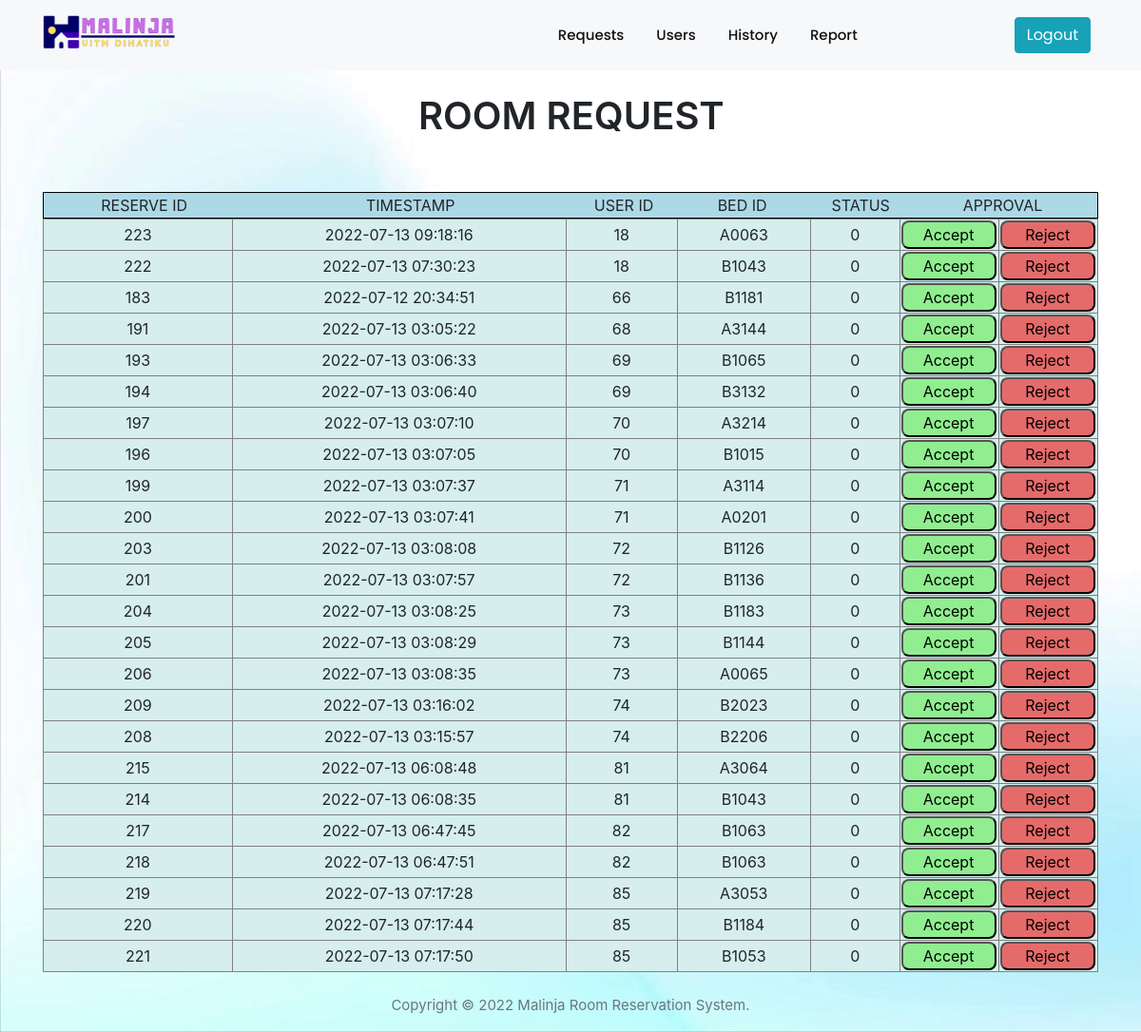
Page /admin (signed in) on the committed database.
### tables this page shows
CREATE TABLE `reserve` (
  `reserve_id` int(11) NOT NULL,
  `timestamp` timestamp NOT NULL DEFAULT current_timestamp() ON UPDATE current_timestamp(),
  `user_id` int(11) NOT NULL,
  `bed_id` varchar(5) NOT NULL,
  `status` int(11) NOT NULL DEFAULT 0
);

### admin/index.php (the view, shortened to what this page needs)
<!DOCTYPE html>
<html lang="en">
<head>
  <link rel="stylesheet" href="vendors/owl-carousel/css/owl.carousel.min.css">
  <link rel="stylesheet" href="vendors/owl-carousel/css/owl.theme.default.css">
  <link rel="stylesheet" href="vendors/mdi/css/materialdesignicons.min.css">
  <link rel="stylesheet" href="vendors/aos/css/aos.css">
  <link rel="stylesheet" href="css/style.min.css">
  <link rel="stylesheet" href="css/bookBox.css">
<link rel='stylesheet' href='https://cdnjs.cloudflare.com/ajax/libs/twitter-bootstrap/4.1.3/css/bootstrap.min.css'>
<link rel='stylesheet' href='https://cdnjs.cloudflare.com/ajax/libs/font-awesome/5.12.1/css/all.min.css'>
</head>
<body id="body" data-spy="scroll" data-target=".navbar" data-offset="100">
  <header id="header-section">
    <nav class="navbar navbar-expand-lg pl-3 pl-sm-0" id="navbar" style="font-family: Poppins,sans-serif;">
    <div class="container">
      <div class="navbar-brand-wrapper d-flex w-100">
      <a href="index.php">
        <img src="images/logohoriz.png" alt="" style="width:150px;"></a>
      </div>
      <div class="collapse navbar-collapse navbar-menu-wrapper" id="navbarSupportedContent">
        <ul class="navbar-nav align-items-lg-center align-items-start ml-auto">
          <li class="nav-item">
            <a class="nav-link" href="index.php">Requests <span class="sr-only">(current)</span></a>
          </li>
          <li class="nav-item">
            <a class="nav-link" href="users.php">Users</a>
          </li>
          <li class="nav-item">
            <a class="nav-link" href="admin-view-history.php">History</a>
          </li>
          <li class="nav-item">
            <a class="nav-link" href="report.php">Report</a>
          </li>
          <li class="nav-item btn-contact-us pl-4 pl-lg-0">
            <button class="btn btn-info" data-toggle="modal" data-target="#exampleModal" ><a href="../index.php"><div style="color:white">Logout</div></a></button>
          </li>
        </ul>
      </div>
    </div>
    </nav>
  </header><br>
  <div class="container">
    <div class="col-12 col-lg-7 grid-margin grid-margin-lg-0" data-aos="fade-right" style="margin-left:380px;">
      <h1 class="font-weight-semibold">ROOM REQUEST</h1>
      </div><br><br>
<div class="tabreq">
<table class="oya" style=" background-color: #ADD8E6; border: 1px solid black;">
<tr >
                <td width="17%" style="text-align:center;">RESERVE ID</td>
                <td width="28%" style="text-align:center;">TIMESTAMP</td>
                <td width="8%" style="text-align:center;">USER ID</td>
                <td width="12%" style="text-align:center;">BED ID</td>
                <td width="8%" style="text-align:center;">STATUS</td>
                <td width="16%" style="text-align:center;">APPROVAL</td>
</tr>
</table>
<?php
include('../php/dbconn.php');
        $q="SELECT * FROM reserve ORDER BY user_id";
        $result=mysqli_query($dbconn,$q) or die ("Error: " . mysqli_error($dbconn));
        $numrow = mysqli_num_rows($result);
        echo "<form method='POST'>";
        echo "<table border=1 style='' >";
        for($a=0;$a<$numrow;$a++):
            $row = mysqli_fetch_array($result);
            if($row['status']==='0'):?>
                <tr >
                <td width="17%" style="text-align: center;"><?php echo $row['reserve_id']?></td>
                <td width="30%" style="text-align: center;"><?php echo $row['timestamp']?></td>
                <td width="10%" style="text-align: center;"><?php echo $row['user_id']?></td>
                <td width="12%" style="text-align: center;"><?php echo $row['bed_id']?></td>
                <td width="8%" style="text-align: center;"><?php echo $row['status']?></td>
                <td width="2%"><button class="accept" value=<?php echo $row['reserve_id']?> id='accept' name='accept'>Accept</button></td>
                <td width="2%"><button class="reject" value=<?php echo $row['reserve_id']?> id='reject' name='reject'>Reject</button></td>
                </tr>
            <?php endif ?>
        <?php endfor?>
        <?php
        echo "</table>";
        echo "</form>";
        ?>
</div>
 <footer style="bottom:0;">
        <p class="text-center text-muted pt-4">Copyright © 2022 Malinja Room Reservation System.</p>
      </footer>
</body>
</html>

### admin/index.php (style rules this page uses)
body { background-image: url(images/bg3.png); background-size: cover; }
.accept { border-radius: 8px; color:#000000; background-color:#90EE90; width: 100px; }
.reject { border-radius: 8px; color:#00000; background-color:#e56b6b; width: 100px; }
table { width: 100%; background-color: #D6EEEE; }
table.oya { border: 1px solid black; }

### rows in the picture
reserve: reserve_id "223", timestamp "2022-07-13 09:18:16", user "18", bed "A0063", status "0"
reserve: reserve_id "222", timestamp "2022-07-13 07:30:23", user "18", bed "B1043", status "0"
reserve: reserve_id "183", timestamp "2022-07-12 20:34:51", user "66", bed "B1181", status "0"
reserve: reserve_id "191", timestamp "2022-07-13 03:05:22", user "68", bed "A3144", status "0"
reserve: reserve_id "193", timestamp "2022-07-13 03:06:33", user "69", bed "B1065", status "0"
reserve: reserve_id "194", timestamp "2022-07-13 03:06:40", user "69", bed "B3132", status "0"
reserve: reserve_id "197", timestamp "2022-07-13 03:07:10", user "70", bed "A3214", status "0"
reserve: reserve_id "196", timestamp "2022-07-13 03:07:05", user "70", bed "B1015", status "0"
reserve: reserve_id "199", timestamp "2022-07-13 03:07:37", user "71", bed "A3114", status "0"
reserve: reserve_id "200", timestamp "2022-07-13 03:07:41", user "71", bed "A0201", status "0"
reserve: reserve_id "203", timestamp "2022-07-13 03:08:08", user "72", bed "B1126", status "0"
reserve: reserve_id "201", timestamp "2022-07-13 03:07:57", user "72", bed "B1136", status "0"
reserve: reserve_id "204", timestamp "2022-07-13 03:08:25", user "73", bed "B1183", status "0"
reserve: reserve_id "205", timestamp "2022-07-13 03:08:29", user "73", bed "B1144", status "0"
reserve: reserve_id "206", timestamp "2022-07-13 03:08:35", user "73", bed "A0065", status "0"
reserve: reserve_id "209", timestamp "2022-07-13 03:16:02", user "74", bed "B2023", status "0"
reserve: reserve_id "208", timestamp "2022-07-13 03:15:57", user "74", bed "B2206", status "0"
reserve: reserve_id "215", timestamp "2022-07-13 06:08:48", user "81", bed "A3064", status "0"
reserve: reserve_id "214", timestamp "2022-07-13 06:08:35", user "81", bed "B1043", status "0"
reserve: reserve_id "217", timestamp "2022-07-13 06:47:45", user "82", bed "B1063", status "0"
reserve: reserve_id "218", timestamp "2022-07-13 06:47:51", user "82", bed "B1063", status "0"
reserve: reserve_id "219", timestamp "2022-07-13 07:17:28", user "85", bed "A3053", status "0"
reserve: reserve_id "220", timestamp "2022-07-13 07:17:44", user "85", bed "B1184", status "0"
reserve: reserve_id "221", timestamp "2022-07-13 07:17:50", user "85", bed "B1053", status "0"
